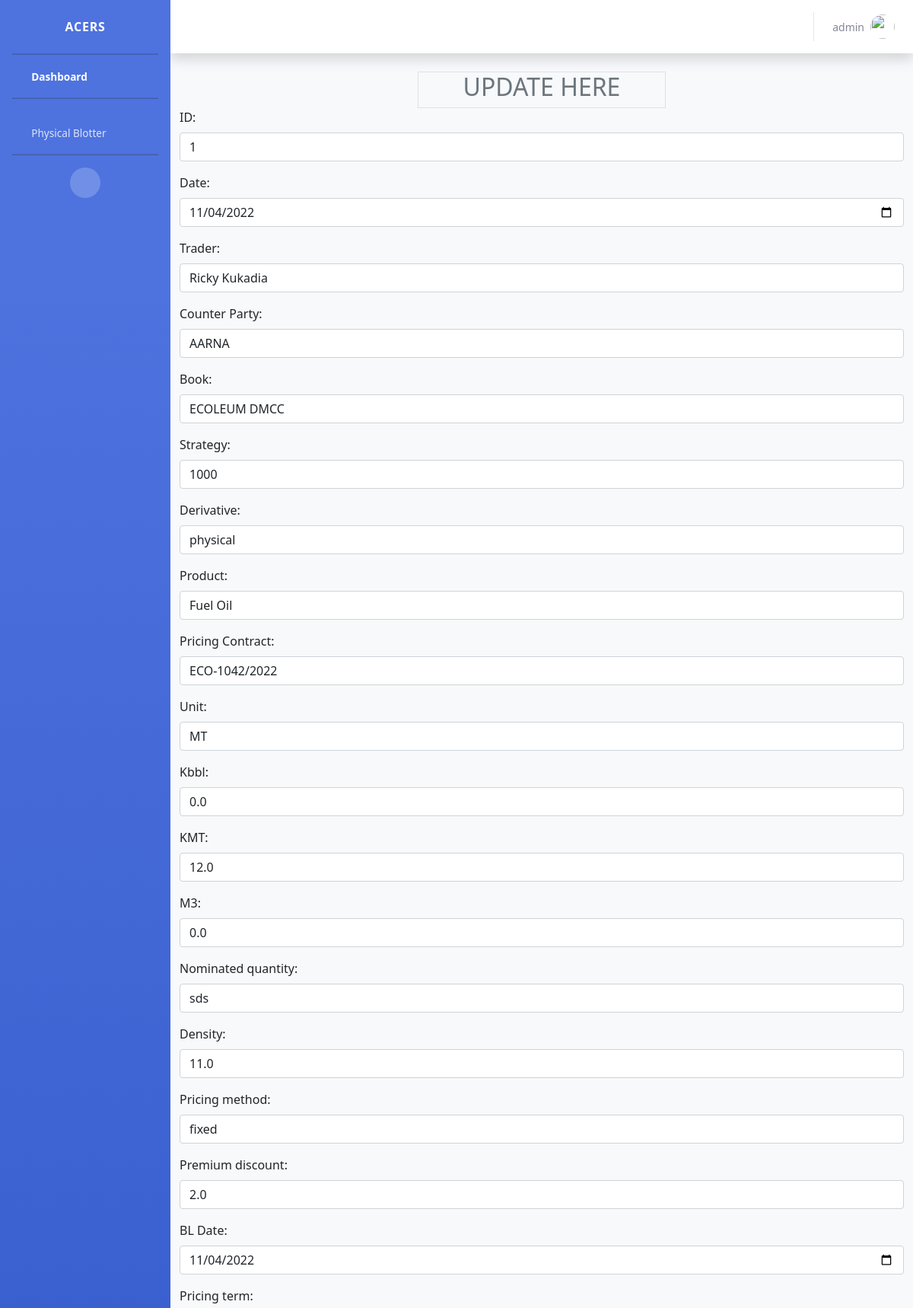
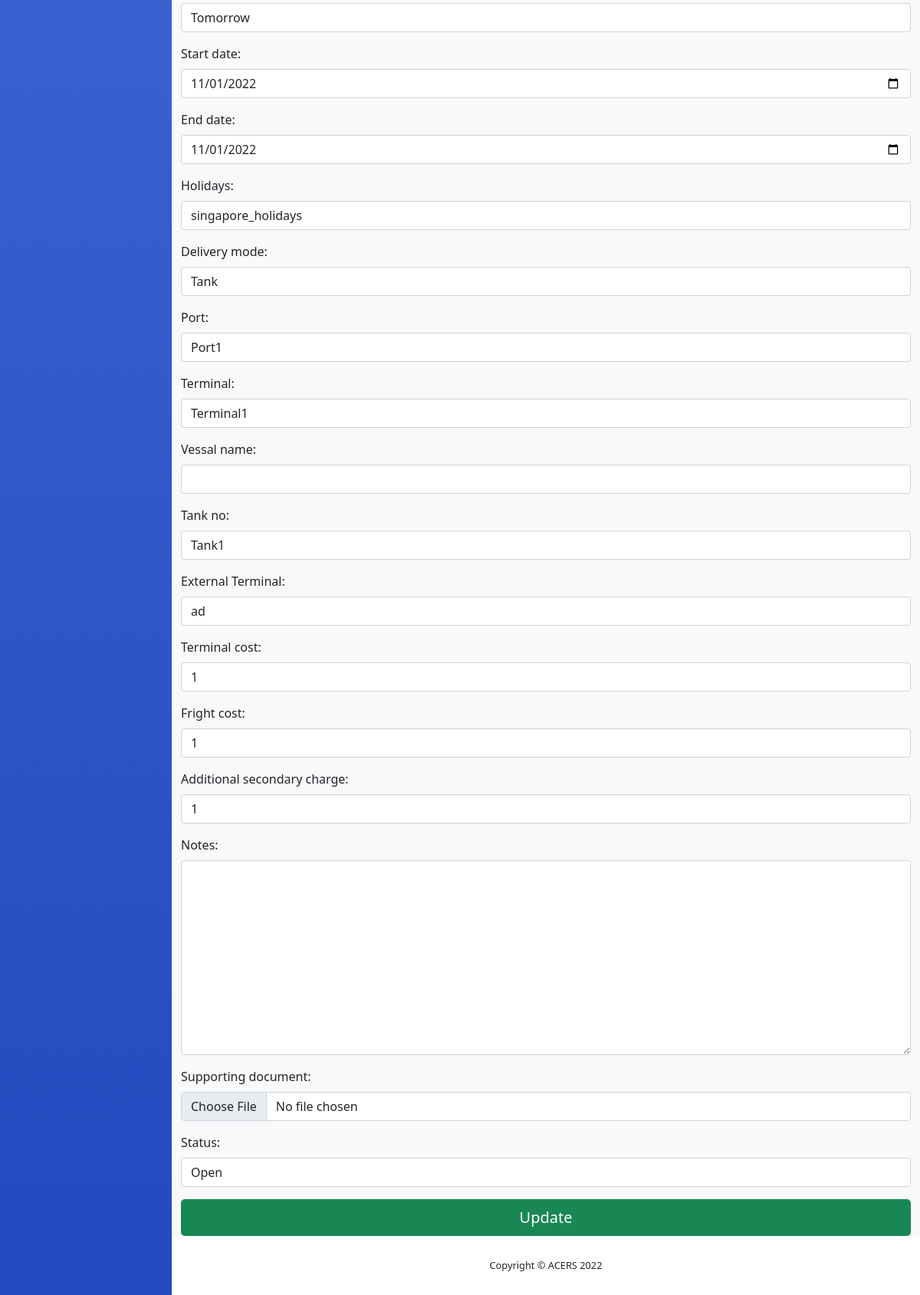
The page /pb-edit/1 (signed in) on the database its author committed (2 pictures, top to bottom).
### cargo_app/models.py (models this page shows, shortened)
class PhysicalBlotter(models.Model):
    ID = models.IntegerField(primary_key=True)
    Date = models.DateField(default=datetime.now)
    Trader = models.ForeignKey(TraderModel, on_delete=models.CASCADE)
    Counter_Party = models.ForeignKey(CounterPartyModel,on_delete=models.CASCADE,null=True)
    Book = models.ForeignKey(BookModel,on_delete=models.CASCADE,null=True)
    Strategy = models.ForeignKey(StrategyModel,on_delete=models.CASCADE,null=True)
    DERIVATIVE_CHOICE = (
        ("physical", "physical"),
    )
    Derivative = models.CharField(max_length=100, choices=DERIVATIVE_CHOICE, default="physical")
    Product = models.ForeignKey(ProductModel,on_delete=models.CASCADE,null=True)
    Pricing_Contract = models.ForeignKey(PricingContractModel, on_delete=models.CASCADE, null=True)
    unit = models.ForeignKey(UnitModel,on_delete=models.CASCADE ,null=True)
    kbbl = models.FloatField(null=True,blank=True)
    kMT = models.FloatField(null=True, blank=True)
    m3 = models.FloatField(null=True, blank=True)
    Nominated_quantity = models.CharField(max_length=100, null=True)
    Density = models.FloatField(null=True)
    Pricing_method = models.ForeignKey(PricingMethodeModel, on_delete=models.CASCADE, null=True)
    Premium_discount = models.FloatField(null=True)
    BL_Date = models.DateField(default=datetime.now, null=True)
    PRICINGTERM_CHOICE = (
        ("Tomorrow", "Tomorrow"),
        ("25 days after", "25 days after"),
    )
    Pricing_term = models.CharField(max_length=100, choices=PRICINGTERM_CHOICE, null=True)
    start_date = models.DateField(null=True)
    end_date = models.DateField(null=True)
    HOLIDAY_CHOICES = (
        ("singapore_holidays", "singapore_holidays"),
        ("plate_holidays", "plate_holidays"),
    )
    holidays = models.CharField(max_length=100, choices=HOLIDAY_CHOICES, null=True)
    DELIVERY_MODE_CHOICES = (
        ("1", "Tank"),
        ("2", "Vessel"),
        ("3", "PLT"),
    )
    Delivery_mode = models.CharField(max_length=100, choices=DELIVERY_MODE_CHOICES, null=True, blank=True)
    PORT_CHOICE = (
        ("Port1", "Port1"),
        ("Port2", "Port2"),
    )
    port = models.CharField(max_length=120, choices=PORT_CHOICE,null=True)
    TERMINAL_CHOICE = (
        ("Terminal1", "Terminal1"),
        ("Terminal2", "Terminal2"),
    )
    Terminal = models.CharField(max_length=120, choices=TERMINAL_CHOICE,null=True)
    Vessal_name = models.CharField(max_length=120, null=True, blank=True)
    TANK_NUM_CHOICE = (
        ("Tank1", "Tank1"),
        ("Tank2", "Tank2"),
        ("Tank3", "Tank3"),
        ("Tank4", "Tank4"),
    )
    Tank_no = models.CharField(max_length=120, choices=TANK_NUM_CHOICE, null=True, blank=True)
    External_Terminal = models.CharField(max_length=120, null=True, blank=True)
    Terminal_cost = models.IntegerField(null=True, blank=True)
    Fright_cost = models.IntegerField(null=True, blank=True)
    additional_secondary_charge = models.IntegerField(null=True, blank=True)
    Total_no_days = models.IntegerField(null=True, blank=True)
    price_days = models.IntegerField(null=True, blank=True)
    unprice_days = models.IntegerField(null=True, blank=True)
    total_volume = models.FloatField(null=True, blank=True)
    price_volume = models.FloatField(null=True, blank=True)
    unprice_volume = models.FloatField(null=True, blank=True)
    position = models.IntegerField(null=True, blank=True)
    priced_price = models.IntegerField(null=True, blank=True)
    unpriced_price = models.IntegerField(null=True, blank=True)
    Shore_recieved = models.IntegerField(null=True, blank=True)
    Difference = models.IntegerField(null=True, blank=True)
    Notes = models.CharField(max_length=250, blank=True, null=True)
    Supporting_document = models.FileField(upload_to="file_uploads/", null=True, blank=True)
    STATUS_CHOICES = (
        ("Open", "Open"),
        ("Closed", "Closed"),
    )
    Status = models.CharField(max_length=120, choices=STATUS_CHOICES, null=True, blank=True, default="Open")

class TraderModel(models.Model):
    Trader = models.CharField(max_length=120, default="Select")
    def __str__(self):
        return self.Trader

class CounterPartyModel(models.Model):
    Counter_Party = models.CharField(max_length=120,)
    def __str__(self):
        return self.Counter_Party

class BookModel(models.Model):
    Book = models.CharField(max_length=100,null=True)

### cargo_app/views.py (the view, shortened to what this page needs)
# urls.py: path('pb-edit/<str:ID>', views.PbEditView.as_view(), name="pb-edit"),
@method_decorator(signin_required,name="dispatch")
class PbEditView(View):
    def get(self,request,*args,**kwargs):
        ID = kwargs.get("ID")
        product=PhysicalBlotter.objects.get(ID=ID)
        form = PhysicalBlotterForm(instance=product)
        return render(request, "pb-edit.html", {"form": form})

### cargo_app/models.py (called while the page is built)
    def __str__(self):
        return self.Product

    def __str__(self):
        return self.Pricing_Contract

    def __str__(self):
        return self.unit

    def __str__(self):
        return self.Pricing_method

    def __str__(self):
        return self.Strategy

    def __str__(self):
        return self.Book

### cargo_app/views.py (called while the page is built)
def signin_required(func):
    def wrapper(request,*args,**kwargs):
        if request.user.is_authenticated:
            return func(request,*args,**kwargs)
        else:
            messages.error(request,"you must login")
            return redirect("sign-in")
    return wrapper

### templates/pb-edit.html (shortened to what this page needs)
{% extends 'base.html' %}
{% block content %}
<head>
    <link href="https://cdn.jsdelivr.net/npm/bootstrap@5.0.2/dist/css/bootstrap.min.css" rel="stylesheet">
</head>
<body>
<div class="container ">
    <div class="row bg-light">
        <div class="col-4"></div>
        <div class="col-4  text-secondary border">
            <h2><center>UPDATE HERE</center></h2>
        </div>
        <div class="col-4"></div>
        <div class="col-12">
            <form action="" method="post" enctype="multipart/form-data">
                {{form.as_p}}
                <input type="submit" class="btn btn-lg btn-success btn-block" value="Update">
            </form>
        </div>
    </div>
</div>
</body>
{% endblock content %}

### templates/partials/_topbar.html (shortened to what this page needs)
<nav class="navbar navbar-expand navbar-light bg-white topbar mb-4 static-top shadow">
          <ul class="navbar-nav ml-auto">
            <li class="nav-item dropdown no-arrow">
              <a class="nav-link dropdown-toggle" href="#" id="userDropdown" role="button" data-toggle="dropdown" aria-haspopup="true" aria-expanded="false">
                <span class="mr-2 d-none d-lg-inline text-gray-600 small">{{request.user}}</span>
                <img class="img-profile rounded-circle" src="https://source.unsplash.com/QAB-WJcbgJk/60x60">
              </a>
            </li>
          </ul>
        </nav>

### rows shown on the page
PhysicalBlotter: ID "1", Date "11/04/2022", Strategy "1000", Derivative "physical", Product "Fuel Oil", Pricing_Contract "ECO-1042/2022", unit "MT", kbbl "0.0", kMT "12.0", m3 "0.0", Nominated_quantity "sds", Density "11.0", Pricing_method "fixed", Premium_discount "2.0", BL_Date "11/04/2022", Pricing_term "Tomorrow", start_date "11/01/2022", end_date "11/01/2022", holidays "singapore_holidays", Delivery_mode "Tank", port "Port1", Terminal "Terminal1", Tank_no "Tank1", External_Terminal "ad", Terminal_cost "1", Fright_cost "1", additional_secondary_charge "1", Status "Open"
TraderModel: Trader "Ricky Kukadia"
CounterPartyModel: Counter_Party "AARNA"
BookModel: Book "ECOLEUM DMCC"

### other values the page prints
{{ request.user }} "admin"
